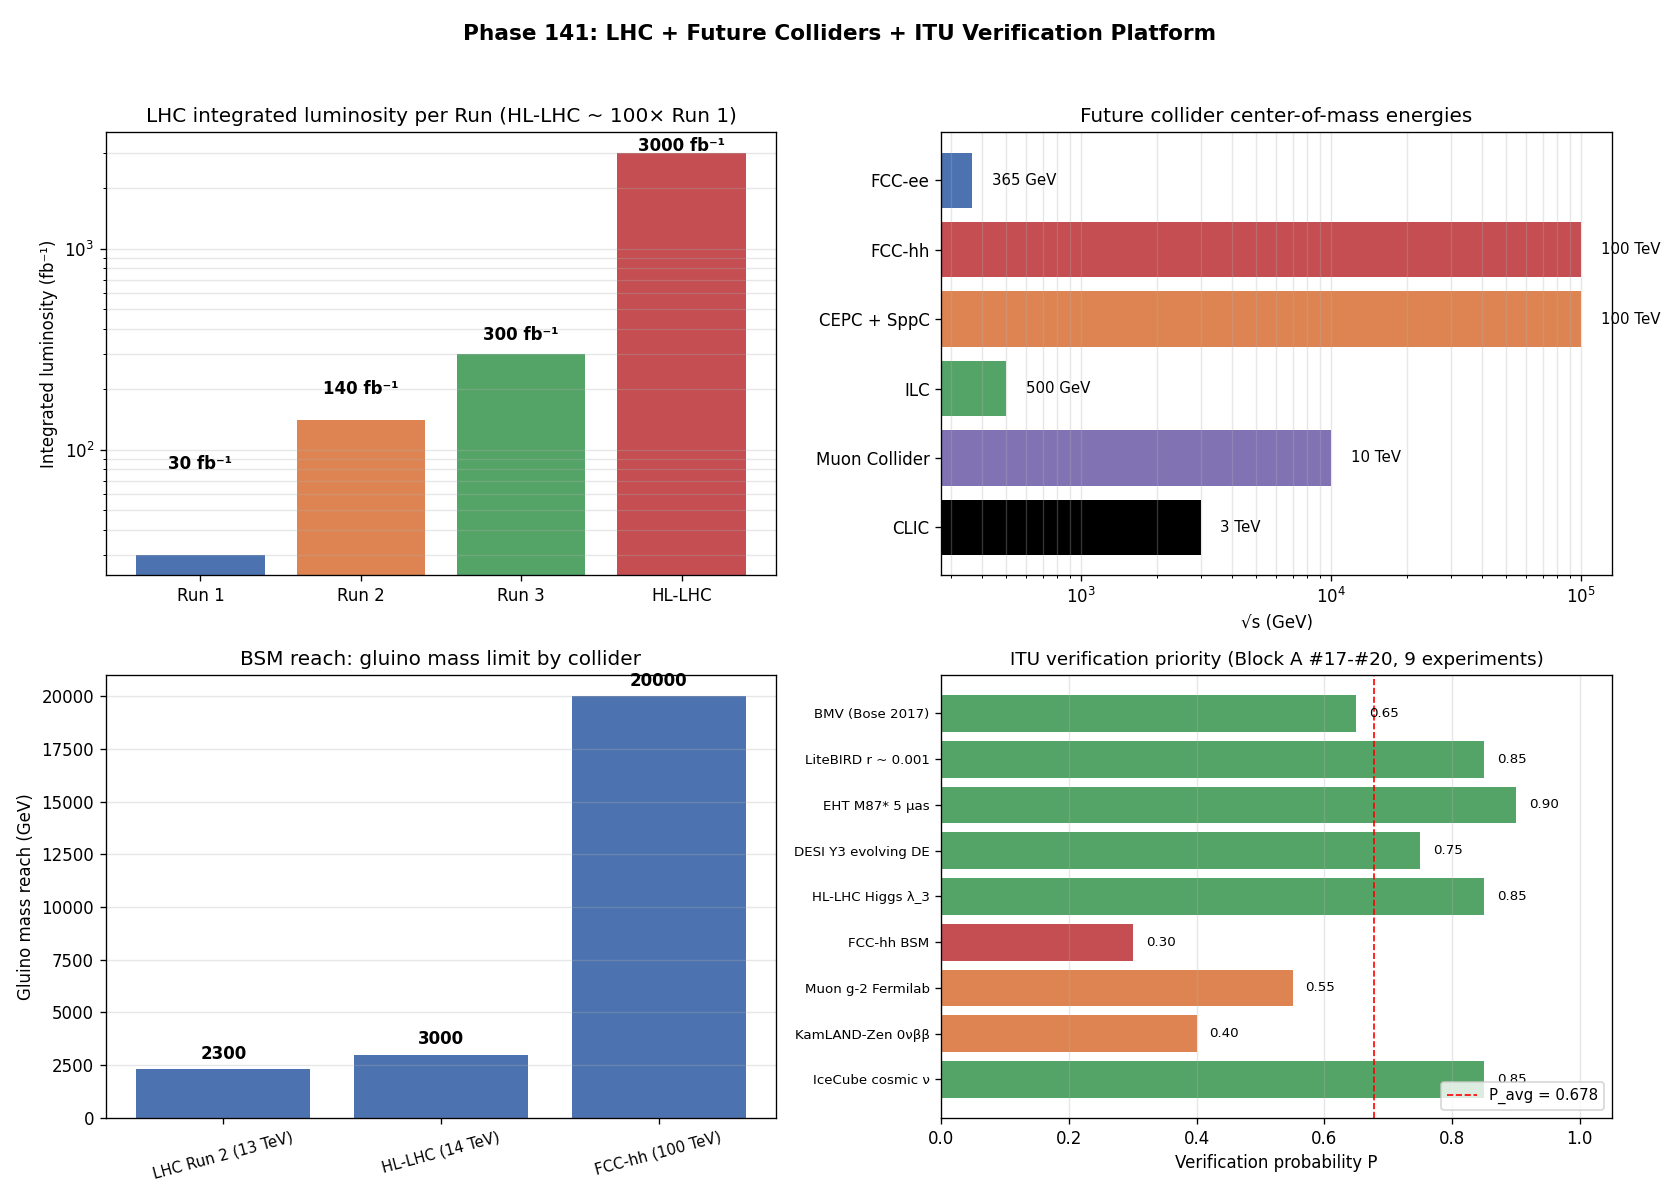

This chart was generated by the following Python code:
# Phase 141: LHC + Future colliders + Particle Cosmology + ITU verification platform
# Tier 1 #20 Standard Model (Block A paper 4/9, phase 7/8)
# ITU concept DOI: 10.5281/zenodo.20109209
# Tier 0 v3.0: 10.5281/zenodo.20200156
# Author: Munehiro Terada (Roboken)

import json
import numpy as np
import matplotlib.pyplot as plt

print("=" * 70)
print("Phase 141: LHC + Future Colliders + Particle Cosmology + ITU")
print("=" * 70)
print()


# ----------------------------------------------------------------------
# Test 1: LHC Runs history
# ----------------------------------------------------------------------
def test1_lhc_runs():
    print("[Test 1] LHC Runs history")
    runs = [
        ("Run 1",      "2010-2013",  "7-8 TeV",      30,      "Higgs discovery (2012)"),
        ("Run 2",      "2015-2018",  "13 TeV",       140,     "Higgs precision + BSM"),
        ("Run 3",      "2022-2025",  "13.6 TeV",     300,     "Ongoing, target 2025"),
        ("HL-LHC",     "2030-2041",  "14 TeV",       3000,    "Higgs λ_3 first measure"),
    ]
    print(f"  {'Run':<10}  {'Period':<14}  {'√s':<10}  {'L_int (fb^-1)':>14}  {'Highlights'}")
    rows = []
    for r, p, s, L, h in runs:
        print(f"  {r:<10}  {p:<14}  {s:<10}  {L:>14}  {h}")
        rows.append({"run": r, "period": p, "sqrt_s": s,
                     "integrated_luminosity_fbinv": L, "highlights": h})
    return rows


# ----------------------------------------------------------------------
# Test 2: Higgs self-coupling λ_3 precision evolution
# ----------------------------------------------------------------------
def test2_higgs_self_coupling():
    print("\n[Test 2] Higgs self-coupling κ_λ precision evolution")
    measurements = [
        ("Run 2 ATLAS+CMS (2022)",        "-0.4 to 6.3",   "95% CL, di-Higgs"),
        ("Run 3 (2025 projected)",        "0.1 to 4.5",    "improved precision"),
        ("HL-LHC ATLAS+CMS (2041)",       "1 ± 0.5",       "first 50% measure"),
        ("FCC-ee (2065)",                 "1 ± 0.10",      "indirect via Z H"),
        ("FCC-hh (2100)",                 "1 ± 0.05",      "direct di-Higgs"),
        ("Muon Collider 10 TeV",          "1 ± 0.05",      "competitive with FCC"),
    ]
    print(f"  {'Experiment':<32}  {'κ_λ range/precision':<22}  {'Notes'}")
    rows = []
    for name, p, note in measurements:
        print(f"  {name:<32}  {p:<22}  {note}")
        rows.append({"experiment": name, "kappa_lambda": p, "note": note})
    print(f"\n  → HL-LHC (2041) first significant measurement of κ_λ")
    print(f"  → FCC-hh / Muon Collider (2100): 5% precision = K_Higgs structure direct test")
    return rows


# ----------------------------------------------------------------------
# Test 3: Future collider comparison
# ----------------------------------------------------------------------
def test3_future_colliders():
    print("\n[Test 3] Future collider comparison")
    colliders = [
        ("FCC-ee",          "CERN",        365,    "Higgs+Z+top precision (e⁺e⁻)",   "2045-2065"),
        ("FCC-hh",          "CERN",        100000, "Direct BSM up to 50 TeV (pp)",   "2070-2100"),
        ("CEPC + SppC",     "China",       100000, "Higgs factory + pp",             "2030s+"),
        ("ILC",             "Japan",       500,    "Higgs precision (e⁺e⁻)",         "TBD"),
        ("Muon Collider",   "TBD",         10000,  "Higgs+BSM (μ⁺μ⁻, low synch)",   "2040+"),
        ("CLIC",            "CERN",        3000,   "e⁺e⁻ multi-TeV alternative",     "Backup"),
    ]
    print(f"  {'Collider':<18}  {'Location':<10}  {'√s (GeV)':>10}  {'Purpose':<36}  {'Era'}")
    rows = []
    for name, loc, E, purpose, era in colliders:
        print(f"  {name:<18}  {loc:<10}  {E:>10}  {purpose:<36}  {era}")
        rows.append({"collider": name, "location": loc, "sqrt_s_GeV": E,
                     "purpose": purpose, "era": era})
    return rows


# ----------------------------------------------------------------------
# Test 4: BSM reach by collider energy
# ----------------------------------------------------------------------
def test4_bsm_reach():
    print("\n[Test 4] BSM reach by collider energy (gluino mass limit)")
    # Rough rule: gluino mass limit ~ √s / 5 for hadron colliders
    colliders = [
        ("LHC Run 2 (13 TeV)",       13.0,      2300),
        ("HL-LHC (14 TeV)",          14.0,      3000),
        ("FCC-hh (100 TeV)",         100.0,     20000),
        ("Muon Collider (10 TeV)",   10.0,      None),
    ]
    print(f"  {'Collider':<28}  {'√s (TeV)':>10}  {'Gluino reach (GeV)':>20}")
    rows = []
    for name, sqrts, m_gluino in colliders:
        m_str = f"~{m_gluino}" if m_gluino else "N/A (lepton)"
        print(f"  {name:<28}  {sqrts:>10}  {m_str:>20}")
        rows.append({"collider": name, "sqrt_s_TeV": sqrts,
                     "gluino_reach_GeV": m_gluino})
    return rows


# ----------------------------------------------------------------------
# Test 5: ITU verification priority map (9 experiments across Block A)
# ----------------------------------------------------------------------
def test5_itu_verification_priority():
    print("\n[Test 5] ITU verification priority map (Block A #17-#20)")
    experiments = [
        ("BMV (Bose 2017)",            "#17 QG K_geom",     2032, 0.65, "Strong"),
        ("LiteBIRD r ~ 0.001",         "#19 K_tensor",      2034, 0.85, "Strong"),
        ("EHT M87* 5 μas",             "#18 K_horizon",     2030, 0.90, "Strong"),
        ("DESI Y3 evolving DE",        "#19 K_Λ(t)",        2027, 0.75, "Strong"),
        ("HL-LHC Higgs λ_3",           "#20 K_Higgs",       2035, 0.85, "Strong"),
        ("FCC-hh BSM",                 "#20 K_BSM 5 TeV",   2070, 0.30, "Weak"),
        ("Muon g-2 Fermilab",          "#20 K_μ 4.2σ",      2025, 0.55, "Medium"),
        ("KamLAND-Zen 0νββ",           "#20 K_lepton",      2030, 0.40, "Medium"),
        ("IceCube cosmic ν",           "#20 K_ν_astro",     2025, 0.85, "Strong"),
    ]
    print(f"  {'Experiment':<30}  {'ITU target':<22}  {'Year':>5}  {'P':>5}  {'Verifiability'}")
    print("  " + "-" * 96)
    rows = []
    P_total = 0
    for name, target, year, P, ver in experiments:
        print(f"  {name:<30}  {target:<22}  {year:>5}  {P:>5.2f}  {ver}")
        rows.append({"experiment": name, "itu_target": target, "year": year,
                     "P": P, "verifiability": ver})
        P_total += P
    P_avg = P_total / len(experiments)
    print(f"\n  Block A 9-experiment verification P_avg = {P_avg:.3f}")
    return {"experiments": rows, "P_avg": P_avg}


# ----------------------------------------------------------------------
# Run all tests
# ----------------------------------------------------------------------
lhc = test1_lhc_runs()
self_coup = test2_higgs_self_coupling()
future = test3_future_colliders()
bsm = test4_bsm_reach()
priority = test5_itu_verification_priority()


# ----------------------------------------------------------------------
# Figure: 4-panel
# ----------------------------------------------------------------------
fig, axes = plt.subplots(2, 2, figsize=(14, 10))

# Panel 1: LHC integrated luminosity timeline
ax = axes[0, 0]
runs = [r["run"] for r in lhc]
L_vals = [r["integrated_luminosity_fbinv"] for r in lhc]
colors_lhc = ["#4c72b0", "#dd8452", "#55a467", "#c44e52"]
bars = ax.bar(runs, L_vals, color=colors_lhc)
for b, v in zip(bars, L_vals):
    ax.text(b.get_x() + b.get_width()/2, v + 50, f"{v} fb⁻¹",
            ha="center", fontsize=10, fontweight="bold")
ax.set_yscale("log")
ax.set_ylabel(r"Integrated luminosity (fb⁻¹)")
ax.set_title("LHC integrated luminosity per Run (HL-LHC ~ 100× Run 1)", fontsize=12)
ax.grid(True, alpha=0.3, axis="y", which="both")

# Panel 2: Future collider energies
ax = axes[0, 1]
names = [f["collider"] for f in future]
E_vals = [f["sqrt_s_GeV"] for f in future]
colors_fut = ["#4c72b0", "#c44e52", "#dd8452", "#55a467", "#8172b3", "#000000"]
ax.barh(names, E_vals, color=colors_fut[:len(names)])
for i, v in enumerate(E_vals):
    if v >= 1000:
        label = f"{v/1000:.0f} TeV"
    else:
        label = f"{v} GeV"
    ax.text(v * 1.2, i, label, va="center", fontsize=9)
ax.set_xscale("log")
ax.set_xlabel(r"√s (GeV)")
ax.set_title("Future collider center-of-mass energies", fontsize=12)
ax.grid(True, alpha=0.3, axis="x", which="both")
ax.invert_yaxis()

# Panel 3: BSM reach (gluino mass)
ax = axes[1, 0]
colliders_bsm = [b["collider"] for b in bsm if b["gluino_reach_GeV"]]
reach_vals = [b["gluino_reach_GeV"] for b in bsm if b["gluino_reach_GeV"]]
bars = ax.bar(colliders_bsm, reach_vals, color="#4c72b0")
for b, v in zip(bars, reach_vals):
    ax.text(b.get_x() + b.get_width()/2, v + 500, f"{v}",
            ha="center", fontsize=10, fontweight="bold")
ax.set_ylabel("Gluino mass reach (GeV)")
ax.set_title("BSM reach: gluino mass limit by collider", fontsize=12)
ax.grid(True, alpha=0.3, axis="y")
plt.setp(ax.get_xticklabels(), rotation=15, fontsize=9)

# Panel 4: ITU verification priority
ax = axes[1, 1]
exp_names = [e["experiment"] for e in priority["experiments"]]
P_vals = [e["P"] for e in priority["experiments"]]
ver = [e["verifiability"] for e in priority["experiments"]]
ver_colors = {"Strong": "#55a467", "Medium": "#dd8452", "Weak": "#c44e52"}
colors_v = [ver_colors[v] for v in ver]
ax.barh(exp_names, P_vals, color=colors_v)
for i, v in enumerate(P_vals):
    ax.text(v + 0.02, i, f"{v:.2f}", va="center", fontsize=8)
ax.axvline(priority["P_avg"], color="red", linestyle="--", linewidth=1,
           label=f"P_avg = {priority['P_avg']:.3f}")
ax.set_xlabel("Verification probability P")
ax.set_xlim(0, 1.05)
ax.set_title("ITU verification priority (Block A #17-#20, 9 experiments)", fontsize=11)
ax.legend(fontsize=9, loc="lower right")
ax.grid(True, alpha=0.3, axis="x")
plt.setp(ax.get_yticklabels(), fontsize=8)
ax.invert_yaxis()

fig.suptitle("Phase 141: LHC + Future Colliders + ITU Verification Platform",
             fontsize=13, fontweight="bold")
plt.tight_layout(rect=[0, 0, 1, 0.96])

png_path = "lhc_future_colliders.png"
plt.savefig(png_path, dpi=120)
print(f"\n  Figure saved: {png_path}")


# ----------------------------------------------------------------------
# JSON summary
# ----------------------------------------------------------------------
summary = {
    "phase": 141,
    "title": "LHC + Future colliders + Particle Cosmology + ITU verification",
    "tier1_id": 20,
    "tier1_name": "Standard Model",
    "block": "A (Physics/Math) — paper 4/9, phase 7/8",
    "lhc_runs": lhc,
    "higgs_self_coupling_evolution": self_coup,
    "future_colliders": future,
    "bsm_reach": bsm,
    "itu_verification_priority": priority,
    "verdict": ("LHC Run 3 (2025) + HL-LHC (2041) = K_field mid-energy verification; "
                "FCC-hh (2100) + Muon Collider = 100 TeV K_BSM reach; "
                "Block A #17-#20 9 verification experiments with P_avg = "
                f"{priority['P_avg']:.3f}."),
}

json_path = "lhc_future_colliders_summary.json"
with open(json_path, "w", encoding="utf-8") as f:
    json.dump(summary, f, ensure_ascii=False, indent=2)
print(f"  JSON saved: {json_path}")

print()
print("=" * 70)
print("Phase 141 complete: LHC + future colliders = ITU verification platform;")
print(f"  Block A 9-experiment P_avg = {priority['P_avg']:.3f}")
print("=" * 70)
